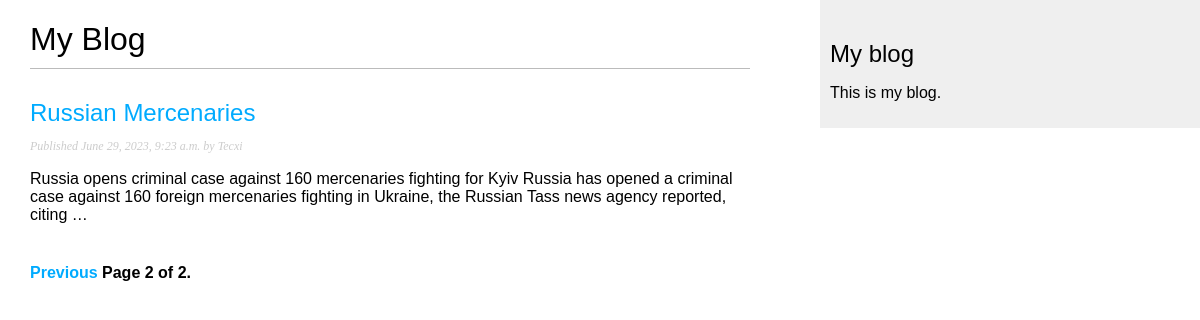
Screenshot of /blog/?page=2 with the database file from the repository.
### blog/models.py (models this page shows, shortened)
class Post(models.Model):
    class Status(models.TextChoices):
        DRAFT = 'DF', 'Draft'
        PUBLISHED = 'PB', 'Published'
    title = models.CharField(max_length=250)
    slug = models.CharField(max_length=250,
                         unique_for_date='publish')
    author = models.ForeignKey(User,
                               on_delete=models.CASCADE,
                               related_name='blog_posts')
    body = models.TextField()
    publish = models.DateTimeField(default=timezone.now)
    created = models.DateTimeField(auto_now_add=True)
    updated = models.DateTimeField(auto_now=True)
    status = models.CharField(max_length=2,
                              choices=Status.choices,
                              default=Status.DRAFT)
    objects = models.Manager()
    published = PublishedManager()
    class Meta:
        ordering = ['-publish']
        indexes = [
            models.Index(fields=['-publish'])
        ]
    def get_absolute_url(self):
        return reverse("blog:post_detail",
                       args=[self.publish.year,
                             self.publish.month,
                             self.publish.day,
                             self.slug])

### blog/views.py (the view)
# urls.py: path('', views.PostListView.as_view(), name='post_list'),
class PostListView(ListView):
    queryset = Post.published.all()
    context_object_name = 'posts'
    paginate_by = 3
    template_name = 'blog/post/list.html'

### blog/templates/blog/post/list.html (shortened to what this page needs)
{% extends "blog/base.html" %}
{% block content %}
  <h1>My Blog</h1>
  {% for post in posts %}
    <h2>
      <a href="{{ post.get_absolute_url }}">
        {{ post.title }}
      </a>
    </h2>
    <p class="date">
      Published {{ post.publish }} by {{ post.author }}
    </p>
    {{ post.body|truncatewords:30|linebreaks }}
  {% endfor %}
  {% include "pagination.html" with page=page_obj %}
{% endblock %}

### blog/static/css/blog.css (style rules this page uses)
body { margin:0; padding:0; font-family:helvetica, sans-serif; }
a { color:#00abff; text-decoration:none; }
h1 { font-weight:normal; border-bottom:1px solid #bbb; padding:0 0 10px 0; }
h2 { font-weight:normal; margin:30px 0 0; }
p.date { color:#ccc; font-family: georgia, serif; font-size: 12px; font-style: italic; }

### rows the page displays
Post: title "Russian Mercenaries", publish "June 29, 2023, 9:23 a.m.", author "Tecxi", body "Russia opens criminal case against 160 mercenaries fighting for Kyiv Russia has opened a criminal case against 160 foreign mercenaries fighting in Ukraine, the Russian Tass news agency reported, citing …"

### other values shown
{{ page.number }} "2"
{{ page.paginator.num_pages }} "2"
